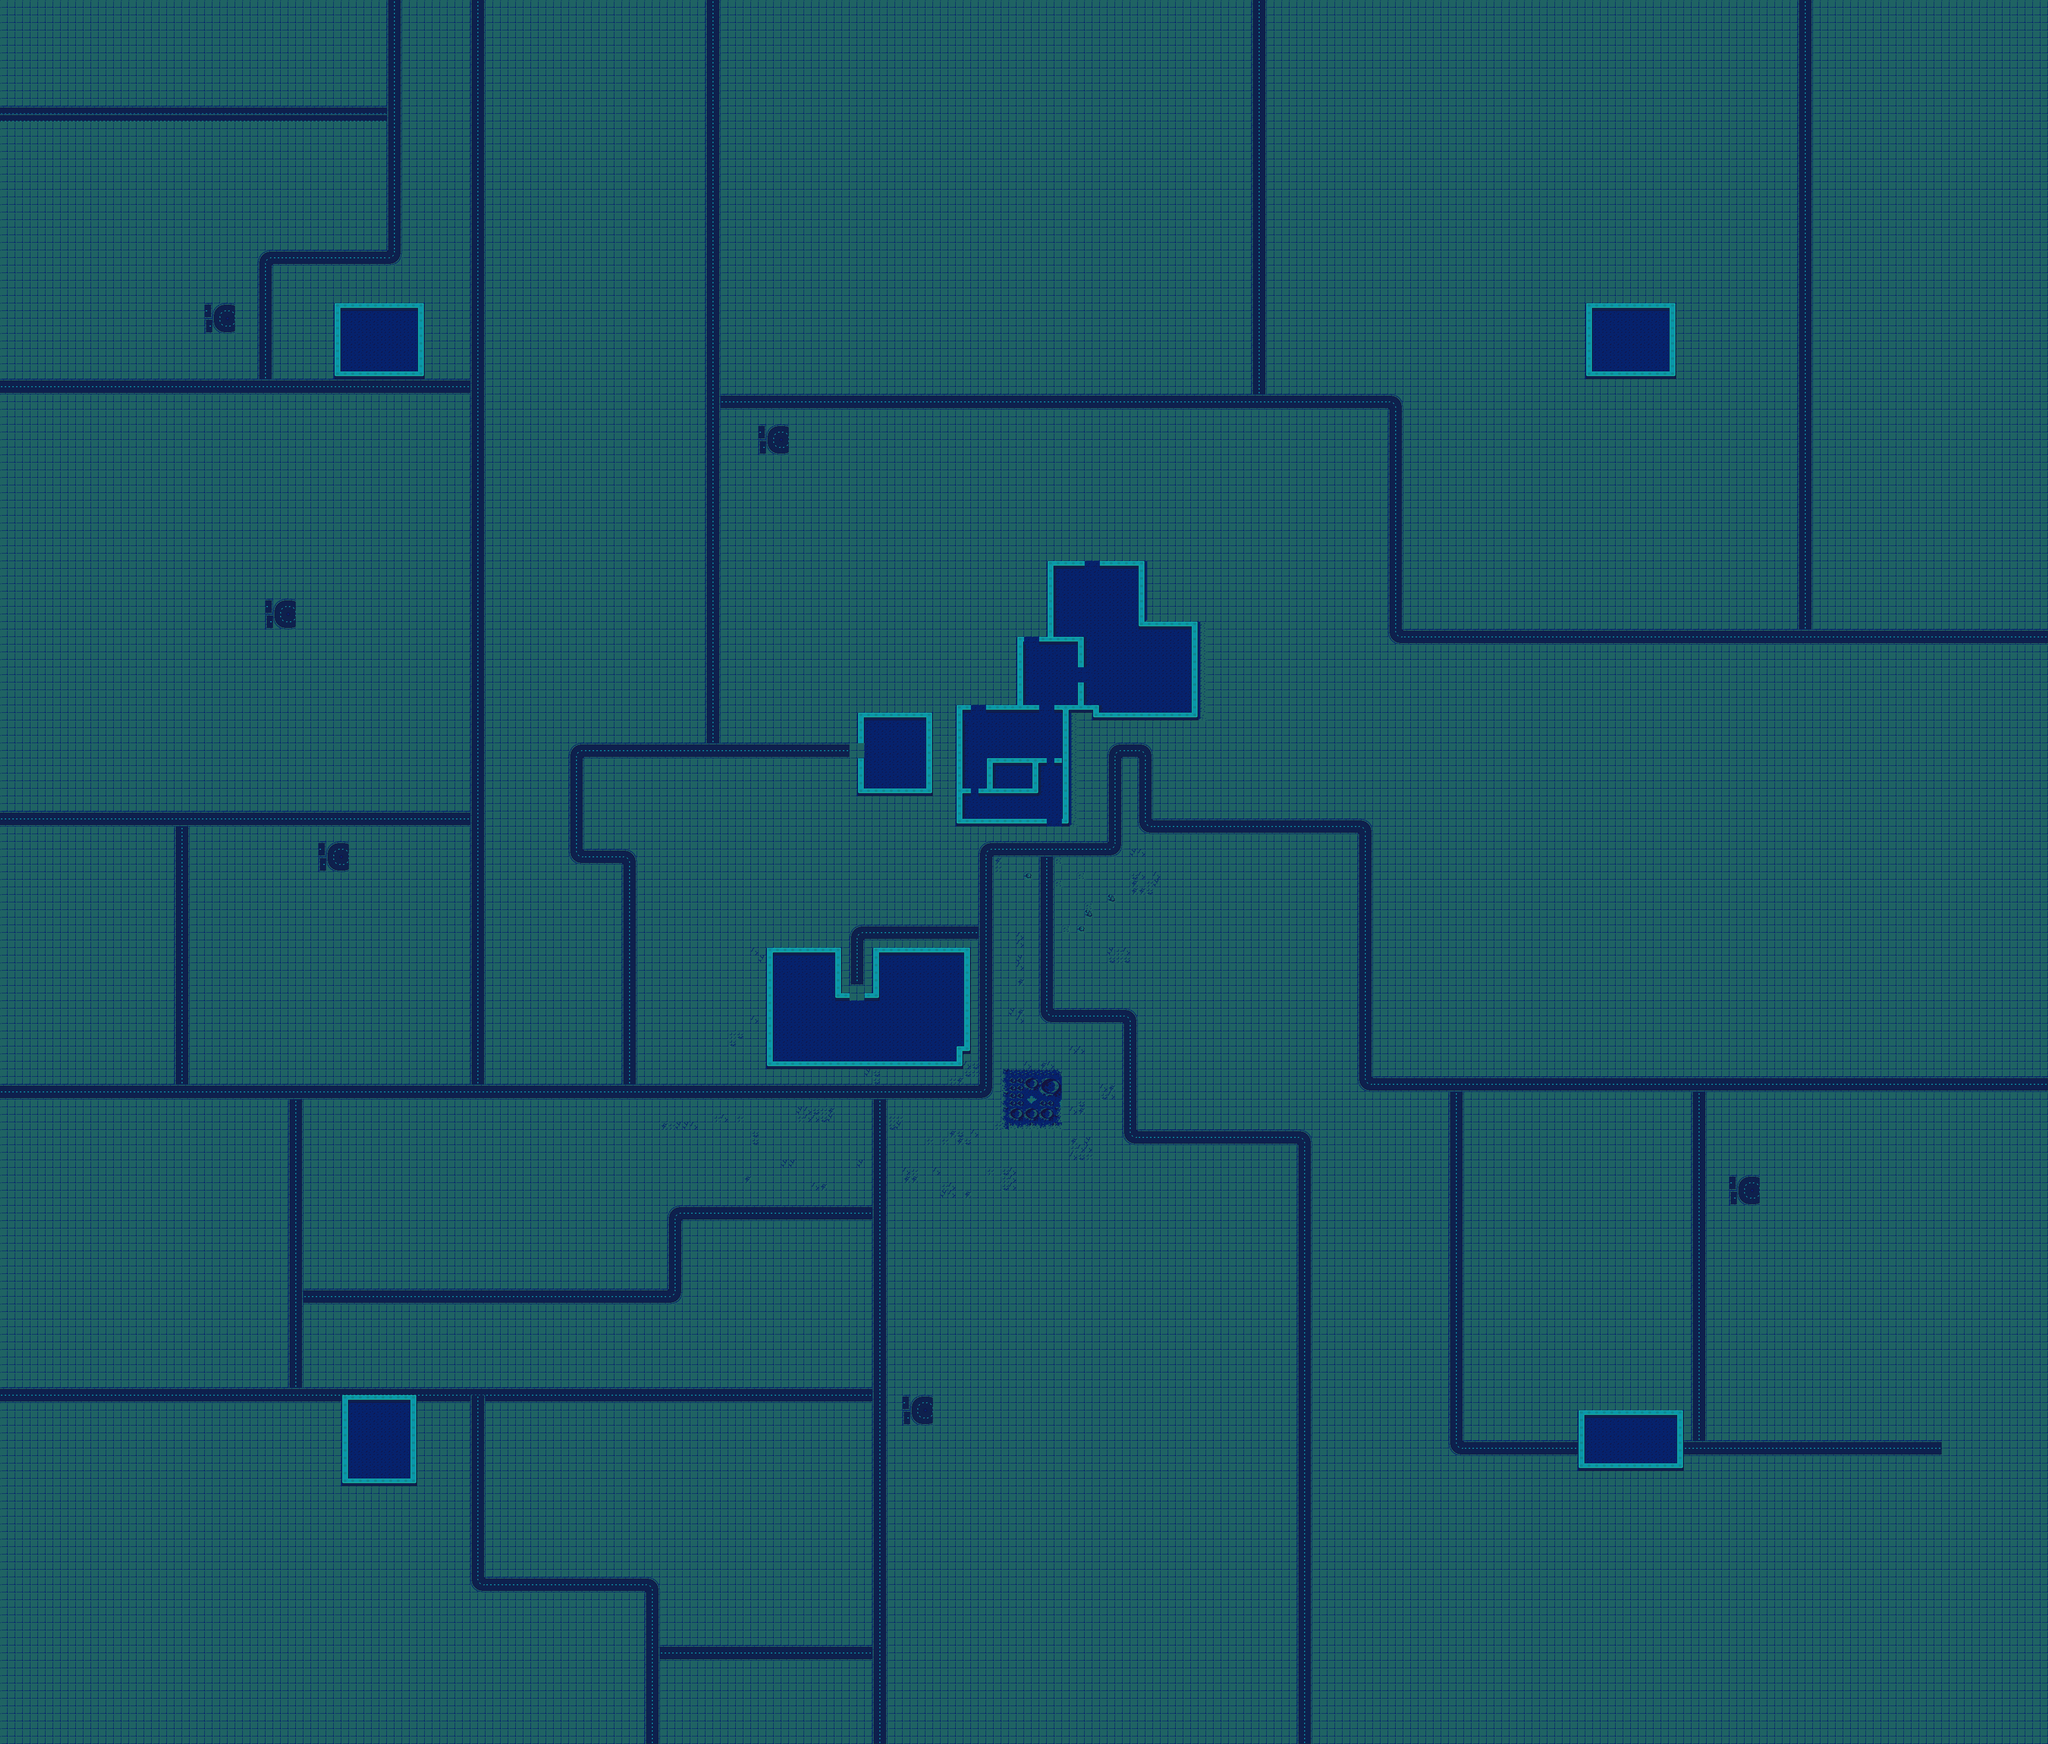

The image is a tile-based game level rendered from a .tmx file. Its description and source (layers, tilesets, objects; grid data summarised) follow:
An orthogonal 270x230 tile map with 16x16 px tiles, 3 tile layers (ground, walls, decor) and 28 objects (10x flag, spawnPoint).

<map version="1.10" tiledversion="1.12.2" orientation="orthogonal" renderorder="right-down" width="270" height="230" tilewidth="16" tileheight="16" infinite="0" nextlayerid="6" nextobjectid="58">
 <tileset firstgid="1" name="tileset_arranged" tilewidth="16" tileheight="16" tilecount="256" columns="16">
  <image source="tileset_arranged.png" width="256" height="256" />
  <tile id="2">
   <objectgroup draworder="index" id="2">
    <object id="1" x="2" y="-0.0869565">
     <polygon points="0,0 -0.0434783,15.9565 11.9565,16.087 11.913,0" />
    </object>
   </objectgroup>
  </tile>
  <tile id="3">
   <objectgroup draworder="index" id="2">
    <object id="1" x="2" y="16">
     <polygon points="0,0 -0.0434783,-15.0435 1.04348,-15.9565 10.7391,-15.9565 11.8696,-15.0435 12,0" />
    </object>
   </objectgroup>
  </tile>
  <tile id="4">
   <objectgroup draworder="index" id="2">
    <object id="1" x="1.86957" y="-0.0434783">
     <polygon points="0,0 0.0869565,15.7391 12,16 12.1304,9.13043 14.0435,9.04348 14.1304,0.0434783" />
    </object>
   </objectgroup>
  </tile>
  <tile id="5">
   <objectgroup draworder="index" id="2">
    <object id="1" x="0" y="0">
     <polygon points="0,0 -0.0869565,9.21739 1.86957,9.04348 2,16.1304 13.9565,16.0435 13.8696,-0.0434783" />
    </object>
   </objectgroup>
  </tile>
  <tile id="6">
   <objectgroup draworder="index" id="2">
    <object id="1" x="1.95652" y="0">
     <polygon points="0,0 0,15.9565 11.9565,15.913 11.9565,10.1304 13,10.0435 13,9.08696 13.9565,9 14,0.0869565" />
    </object>
   </objectgroup>
  </tile>
  <tile id="7">
   <objectgroup draworder="index" id="2">
    <object id="1" x="0" y="0">
     <polygon points="0,0 13.9565,-0.0434783 13.913,15.9565 1.95652,15.913 1.91304,10.087 -0.217391,8.82609" />
    </object>
   </objectgroup>
  </tile>
  <tile id="18">
   <objectgroup draworder="index" id="2">
    <object id="1" x="2" y="-0.0869565">
     <polygon points="0,0 0,6.91304 0.913043,8 10.7826,8.08696 11.9565,6.91304 11.8696,0.173913" />
    </object>
   </objectgroup>
  </tile>
  <tile id="19">
   <objectgroup draworder="index" id="2">
    <object id="1" x="1.90625" y="0.03125">
     <polygon points="0,0 0.111923,16.0313 11.9758,15.9375 12.125,0.09375" />
    </object>
   </objectgroup>
  </tile>
  <tile id="20">
   <objectgroup draworder="index" id="2">
    <object id="1" x="1.82609" y="0.0434783">
     <polygon points="0,0 0.173913,9.95652 14.087,10 14.1739,-0.0434783" />
    </object>
   </objectgroup>
  </tile>
  <tile id="21">
   <objectgroup draworder="index" id="2">
    <object id="1" x="14.0435" y="0.130435">
     <polygon points="0,0 -0.0434783,9.91304 -14.0435,10 -14.0435,-0.130435" />
    </object>
   </objectgroup>
  </tile>
  <tile id="22">
   <objectgroup draworder="index" id="2">
    <object id="1" x="0" y="0">
     <polygon points="0,0 16,0 15.9565,8.65217 13.8261,11.0435 13.913,16.087 1.86957,16 1.91304,9.95652 -0.0869565,8.82609" />
    </object>
   </objectgroup>
  </tile>
  <tile id="23">
   <objectgroup draworder="index" id="2">
    <object id="1" x="0" y="0">
     <polygon points="0,0 16,0 15.9565,8.91304 -0.0434783,8.86957" />
    </object>
   </objectgroup>
  </tile>
  <tile id="34">
   <objectgroup draworder="index" id="2">
    <object id="1" x="16" y="0">
     <polygon points="0,0 -0.0869565,9.13043 -14.087,9.26087 -15.1739,7.86957 -15,1.13043 -14.0435,0" />
    </object>
   </objectgroup>
  </tile>
  <tile id="35">
   <objectgroup draworder="index" id="2">
    <object id="1" x="1.95652" y="16.0435">
     <polygon points="0,0 -0.0869565,-5.78261 -2,-7.17391 -1.95652,-16.0435 14.0435,-16.0435 13.9565,-7.17391 12.1304,-6 12.1304,0.0869565" />
    </object>
   </objectgroup>
  </tile>
  <tile id="36">
   <objectgroup draworder="index" id="2">
    <object id="1" x="16" y="0">
     <polygon points="0,0 -16,0 -16,8.95652 -0.0869565,8.95652" />
    </object>
   </objectgroup>
  </tile>
  <tile id="37">
   <objectgroup draworder="index" id="2">
    <object id="1" x="0" y="0">
     <polygon points="0,0 13.8261,0 14.7826,0.913043 14.8261,7.82609 13.913,9.08696 -0.0434783,9.08696 0,0" />
    </object>
   </objectgroup>
  </tile>
  <tile id="38">
   <objectgroup draworder="index" id="2">
    <object id="1" x="2.91304" y="-0.0434783">
     <polygon points="0,0 -1,1.17391 -0.956522,6.73913 0,7.91304 9.91304,7.91304 10.8696,6.91304 11.0435,1 9.86957,0.0869565" />
    </object>
   </objectgroup>
  </tile>
 </tileset>
 <layer id="1" name="ground" width="270" height="230">
  <data>[62100 cells, 62100 non-empty, 67 distinct tile ids]</data>
 </layer>
 <layer id="3" name="walls" width="270" height="230">
  <data>[62100 cells, 449 non-empty, 9 distinct tile ids]</data>
 </layer>
 <layer id="4" name="decor" width="270" height="230">
  <data>[62100 cells, 96 non-empty, 16 distinct tile ids]</data>
 </layer>
 <objectgroup id="2" name="flags">
  <object id="52" name="flag" x="800" y="720" width="16" height="16" />
  <object id="53" name="flag" x="3440" y="720" width="16" height="16" />
  <object id="54" name="flag" x="800" y="3040" width="16" height="16" />
  <object id="55" name="flag" x="3440" y="3040" width="16" height="16" />
  <object id="47" name="flag" x="2352" y="2048" width="16" height="16" />
  <object id="48" name="flag" x="2272" y="1728" />
  <object id="49" name="flag" x="2448" y="1808" />
  <object id="50" name="flag" x="2144" y="1888" />
  <object id="51" name="flag" x="2304" y="1888" />
  <object id="57" name="flag" x="421.848" y="2871.82" width="16" height="16" />
 </objectgroup>
 <objectgroup id="5" name="spawn">
  <object id="56" name="spawnPoint" x="128" y="2880" width="16" height="16" />
 </objectgroup>
</map>
